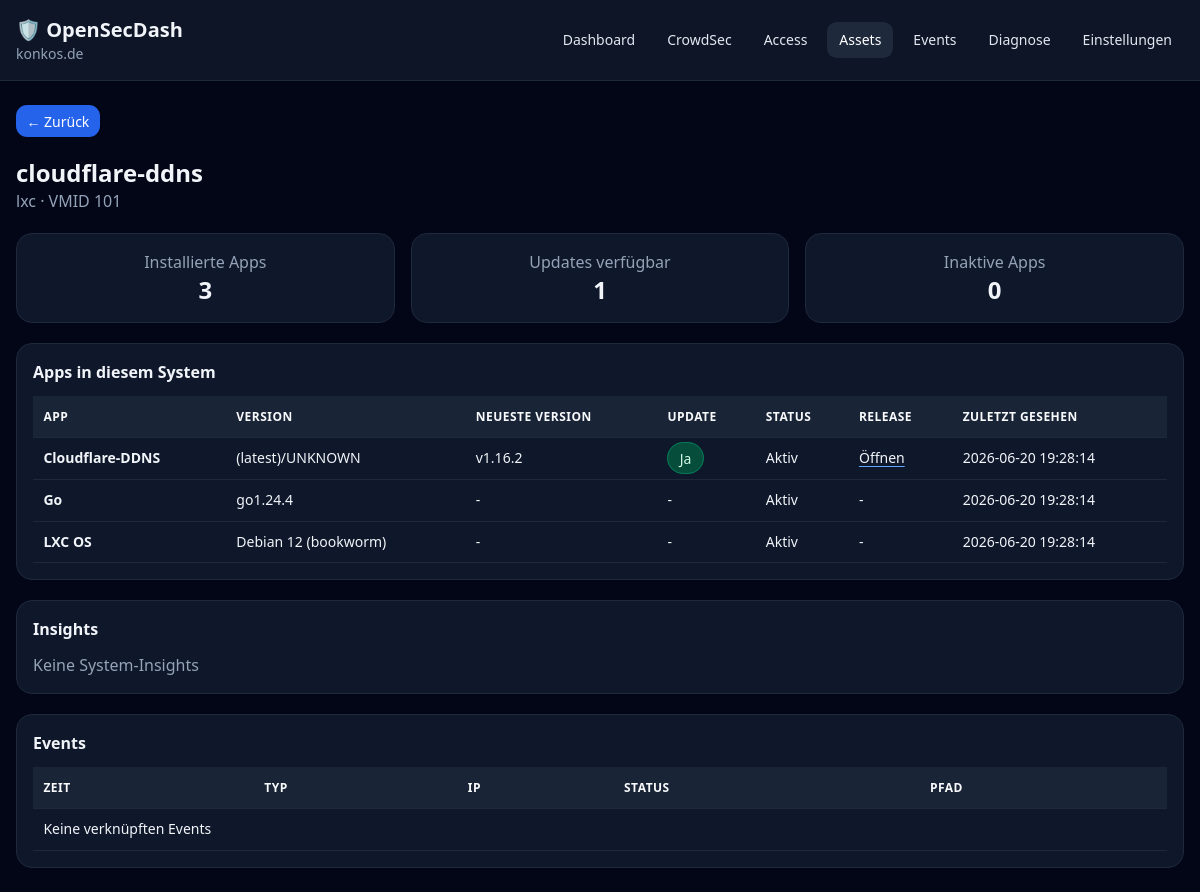
Page /assets/system/2 on the committed database.
### app/models/settings.py (models this page shows)
class Setting(Base):
    __tablename__ = "settings"
    id: Mapped[int] = mapped_column(primary_key=True)
    key: Mapped[str] = mapped_column(
        String(100),
        unique=True,
        index=True,
    )
    value: Mapped[str] = mapped_column(
        String(5000)
    )

### app/models/systems.py (models this page shows)
class System(Base):
    __tablename__ = "systems"
    id: Mapped[int] = mapped_column(primary_key=True)
    vmid: Mapped[str] = mapped_column(String(100), unique=True, index=True)
    hostname: Mapped[str] = mapped_column(String(255), index=True)
    system_type: Mapped[str] = mapped_column(String(100), default="custom")
    last_seen: Mapped[datetime | None] = mapped_column(DateTime, nullable=True)
    assets = relationship("Asset", back_populates="system")

### app/models/assets.py (models this page shows)
class Asset(Base):
    __tablename__ = "assets"
    id: Mapped[int] = mapped_column(primary_key=True)
    system_id: Mapped[int] = mapped_column(ForeignKey("systems.id"), index=True)
    system = relationship("System", back_populates="assets")
    name: Mapped[str] = mapped_column(String(255), index=True)
    type: Mapped[str] = mapped_column(String(50), default="application")
    description: Mapped[str | None] = mapped_column(Text, nullable=True)
    enabled: Mapped[bool] = mapped_column(Boolean, default=True)
    is_active: Mapped[bool] = mapped_column(Boolean, default=True, index=True)
    last_seen: Mapped[datetime | None] = mapped_column(DateTime, nullable=True)
    hostname: Mapped[str | None] = mapped_column(String(255), nullable=True, index=True)
    url: Mapped[str | None] = mapped_column(String(2048), nullable=True)
    version: Mapped[str] = mapped_column(String(255), default="")
    latest_version: Mapped[str | None] = mapped_column(String(255), nullable=True)
    icon: Mapped[str | None] = mapped_column(String(255), nullable=True)
    tags: Mapped[dict | None] = mapped_column(JSON, nullable=True)
    release_url: Mapped[str | None] = mapped_column(String(2048), nullable=True)
    release_api_url: Mapped[str | None] = mapped_column(String(2048), nullable=True)
    release_web_url: Mapped[str | None] = mapped_column(String(2048), nullable=True)
    update_check_type: Mapped[str] = mapped_column(String(50), default="github_release")
    update_available: Mapped[bool] = mapped_column(Boolean, default=False, index=True)
    last_checked: Mapped[datetime | None] = mapped_column(DateTime, nullable=True)

### app/api/pages.py (the view)
@router.get("/assets/system/{system_id}")
def asset_page(system_id: int, request: Request, show_inactive: bool = False, db: Session = Depends(get_db)):
    system = db.query(System).filter(System.id == system_id).first()
    if system is None:
        raise HTTPException(status_code=404, detail="System not found")
    apps_query = db.query(Asset).filter(Asset.system_id == system.id)
    if not show_inactive:
        apps_query = apps_query.filter(Asset.is_active == True)
    apps = apps_query.order_by(Asset.name).all()
    app_ids = [asset.id for asset in apps]
    events = (
        db.query(Event)
        .filter(Event.asset_id.in_(app_ids))
        .order_by(Event.event_time.desc())
        .limit(100)
        .all()
        if app_ids
        else []
    )
    insights = (
        db.query(Insight)
        .filter(Insight.asset_id.in_(app_ids))
        .order_by(Insight.timestamp.desc())
        .limit(50)
        .all()
        if app_ids
        else []
    )
    return render(request, db, "asset.html", system=system, apps=apps, events=events, insights=insights, show_inactive=show_inactive)

### app/templates/asset.html (shortened to what this page needs)
{% extends "base.html" %}
{% block content %}
    <div class="flex flex-col md:flex-row md:items-center justify-between gap-4 mb-5">
        <div>
            <h2 class="text-2xl font-semibold">{{ system.hostname }}</h2>
            <p class="muted">{{ system.system_type }} · {{ t("assets.vmid") }} {{ system.vmid }}</p>
        </div>
    </div>
    <section class="grid grid-cols-1 md:grid-cols-3 gap-4 mb-5">
        <div class="card flex flex-col items-center text-center">
            <span class="muted">{{ t("assets.installed_apps") }}</span>
            <strong class="text-2xl">{{ apps|length }}</strong>
        </div>
        <div class="card flex flex-col items-center text-center">
            <span class="muted">{{ t("asset.updates_available") }}</span>
            <strong class="text-2xl">{{ apps|selectattr('update_available')|list|length }}</strong>
        </div>
        <div class="card flex flex-col items-center text-center">
            <span class="muted">{{ t("asset.inactive_apps") }}</span>
            <strong class="text-2xl">{{ apps|rejectattr('is_active')|list|length }}</strong>
        </div>
    </section>
    <div class="card mb-5 overflow-x-auto">
        <h3 class="font-semibold mb-3">{{ t("asset.apps_in_system") }}</h3>
        <table class="w-full text-sm">
            <thead>
                <tr>
                    <th>{{ t("asset.app") }}</th>
                    <th>{{ t("assets.version") }}</th>
                    <th>{{ t("assets.latest") }}</th>
                    <th>{{ t("assets.update") }}</th>
                    <th>{{ t("assets.status") }}</th>
                    <th>{{ t("assets.release") }}</th>
                    <th>{{ t("assets.last_seen") }}</th>
                </tr>
            </thead>
            <tbody>
                {% for app in apps %}
                    <tr>
                        <td class="font-semibold">{{ app.name }}</td>
                        <td>{{ app.version }}</td>
                        <td>{{ app.latest_version or '-' }}</td>
                        <td>
                            {% if not app.release_url %}
                                -
                            {% elif app.update_available %}
                                <span class="badge">{{ t("common.yes") }}</span>
                            {% else %}
                                {{ t("common.no") }}
                            {% endif %}
                        </td>
                        <td>{{ t("assets.active") if app.is_active else t("assets.inactive") }}</td>
                        <td>
                            {% if app.release_url %}
                                <a href="{{ app.release_url }}" target="_blank" rel="noopener noreferrer">{{ t("common.open") }}</a>
                            {% else %}
                                {{ t("common.none") }}
                            {% endif %}
                        </td>
                        <td>{{ app.last_seen|datetime }}</td>
                    </tr>
                {% else %}
                    <tr>
                        <td colspan="7">{{ t("asset.no_apps_in_system") }}</td>
                    </tr>
                {% endfor %}
            </tbody>
        </table>
    </div>
    <div class="card mb-5">
        <h3 class="font-semibold mb-3">{{ t("asset.insights") }}</h3>
        {% for insight in insights %}
            <div class="row">
                <span>{{ insight.title }}<br><small class="muted">{{ insight.description }}</small></span>
                <b>{{ insight.level }}</b>
            </div>
        {% else %}
            <p class="muted">{{ t("asset.no_system_insights") }}</p>
        {% endfor %}
    </div>
    <div class="card overflow-x-auto">
        <h3 class="font-semibold mb-3">{{ t("asset.events") }}</h3>
        <table class="w-full text-sm">
            <thead>
                <tr>
                    <th>{{ t("common.time") }}</th>
                    <th>{{ t("common.type") }}</th>
                    <th>{{ t("common.ip") }}</th>
                    <th>{{ t("common.status") }}</th>
                    <th>{{ t("common.path") }}</th>
                </tr>
            </thead>
            <tbody>
                {% for event in events %}
                    <tr>
                        <td>{{ event.event_time|datetime }}</td>
                        <td>{{ event.event_type }}</td>
                        <td>{{ event.ip or '-' }}</td>
                        <td>{{ event.status_code or '-' }}</td>
                        <td>{{ event.path or '-' }}</td>
                    </tr>
                {% else %}
                    <tr>
                        <td colspan="5">{{ t("asset.no_linked_events") }}</td>
                    </tr>
                {% endfor %}
            </tbody>
        </table>
    </div>
{% endblock %}

### app/templates/base.html (shortened to what this page needs)
<!doctype html>
<html lang="{{ language }}" x-data="{menu:false}">
    <head>
        <script src="https://cdn.tailwindcss.com"></script>
        <link rel="stylesheet" href="/static/css/app.css">
    </head>
    <body class="bg-slate-950 text-slate-100 min-h-screen">
        {% set current_path = request.url.path %}
        {% set top_level_paths = ['/', '/crowdsec', '/access', '/assets', '/events', '/diagnostics', '/settings'] %}
        <header class="border-b border-slate-800 bg-slate-900/90 sticky top-0 z-10">
            <div class="max-w-7xl mx-auto px-4 py-4 flex items-center justify-between gap-4">
                <a href="/" class="brand-link flex flex-col">
                    <span class="text-xl font-bold">🛡 {{ t("app.name") }}</span>
                    <span class="text-sm text-slate-400">{{ domain or t("common.local_instance") }}</span>
                </a>
                <nav class="hidden md:flex gap-2 text-sm">
                    <a class="nav {{ 'nav-active' if current_path == '/' else '' }}" href="/">{{ t("nav.dashboard") }}</a>
                    <a class="nav {{ 'nav-active' if current_path.startswith('/crowdsec') else '' }}" href="/crowdsec">{{ t("nav.crowdsec") }}</a>
                    <a class="nav {{ 'nav-active' if current_path.startswith('/access') else '' }}" href="/access">{{ t("nav.access") }}</a>
                    <a class="nav {{ 'nav-active' if current_path.startswith('/assets') else '' }}" href="/assets">{{ t("nav.assets") }}</a>
                    <a class="nav {{ 'nav-active' if current_path.startswith('/events') or current_path.startswith('/ip') else '' }}" href="/events">{{ t("nav.events") }}</a>
                    <a class="nav {{ 'nav-active' if current_path.startswith('/diagnostics') else '' }}" href="/diagnostics">{{ t("nav.diagnostics") }}</a>
                    <a class="nav {{ 'nav-active' if current_path.startswith('/settings') else '' }}" href="/settings">{{ t("nav.settings") }}</a>
                </nav>
            </div>
        </header>
        <main class="max-w-7xl mx-auto px-4 py-6">
            {% if current_path not in top_level_paths %}
                <button type="button" class="btn-small mb-5" onclick="if (history.length > 1) { history.back(); } else { window.location.href = '/'; }">
                    ← {{ t("common.back") }}
                </button>
            {% endif %}
            {% block content %}{% endblock %}
        </main>
    </body>
</html>

### app/static/css/app.css (style rules this page uses)
a { color: #93c5fd; }
a:not(.nav):not(.btn):not(.btn-small):not(.card):not(.brand-link) { text-decoration: underline; text-decoration-color: #60a5fa; text-underline-offset: .18rem; }
a.card, .brand-link { color: inherit; text-decoration: none; }
thead { background: rgba(30, 41, 59, .75); }
th { color: #f8fafc; font-size: .75rem; font-weight: 700; letter-spacing: .04em; text-align: left; text-transform: uppercase; }
td, th { border-bottom: 1px solid rgb(30 41 59); padding: .65rem; vertical-align: top; }
.nav { border-radius: .6rem; color: #e2e8f0; padding: .5rem .75rem; text-decoration: none; }
.nav:hover, .nav-active { background: #1e293b; color: white; }
.card { background: rgb(15 23 42); border: 1px solid rgb(30 41 59); border-radius: 1rem; padding: 1rem; }
.btn, .btn-small { background: #2563eb; border-radius: .7rem; color: white; display: inline-flex; min-height: 2.5rem; align-items: center; justify-content: center; padding: .55rem .9rem; }
.btn-small { min-height: 2rem; padding: .35rem .65rem; font-size: .875rem; }
.badge { background: #064e3b; border: 1px solid #047857; border-radius: 999px; color: #d1fae5; padding: .35rem .7rem; }
.muted { color: #94a3b8; }

### rows in the picture
Setting: value "konkos.de"
System: hostname "cloudflare-ddns", system_type "lxc", vmid "101"
Asset: name "Cloudflare-DDNS", version "(latest)/UNKNOWN", latest_version "v1.16.2", t "Ja", is_active "Aktiv", t "Öffnen", last_seen "2026-06-20 19:28:14"
Asset: name "Go", version "go1.24.4", latest_version "-", is_active "Aktiv", t "-", last_seen "2026-06-20 19:28:14"
Asset: name "LXC OS", version "Debian 12 (bookworm)", latest_version "-", is_active "Aktiv", t "-", last_seen "2026-06-20 19:28:14"

### other values in the picture
{{ t("app.name") }} "OpenSecDash"
{{ t("nav.dashboard") }} "Dashboard"
{{ t("nav.crowdsec") }} "CrowdSec"
{{ t("nav.access") }} "Access"
{{ t("nav.assets") }} "Assets"
{{ t("nav.events") }} "Events"
{{ t("nav.diagnostics") }} "Diagnose"
{{ t("nav.settings") }} "Einstellungen"
{{ t("common.back") }} "Zurück"
{{ t("assets.vmid") }} "VMID"
{{ t("assets.installed_apps") }} "Installierte Apps"
{{ apps|length }} "3"
{{ t("asset.updates_available") }} "Updates verfügbar"
{{ apps|selectattr('update_available')|list|length }} "1"
{{ t("asset.inactive_apps") }} "Inaktive Apps"
